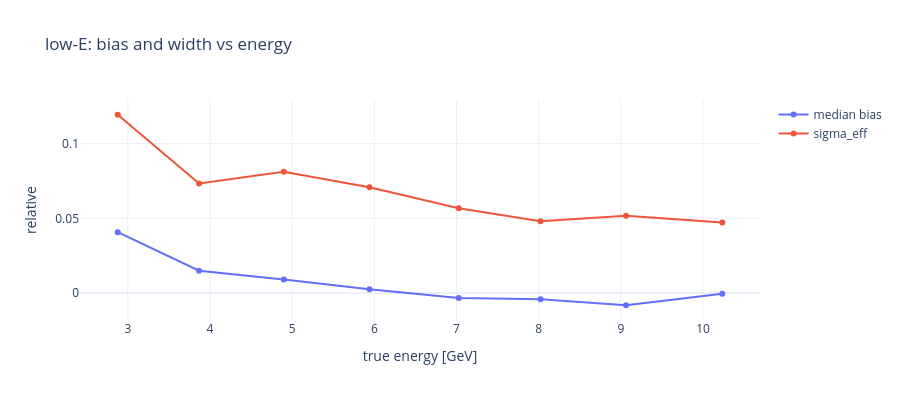
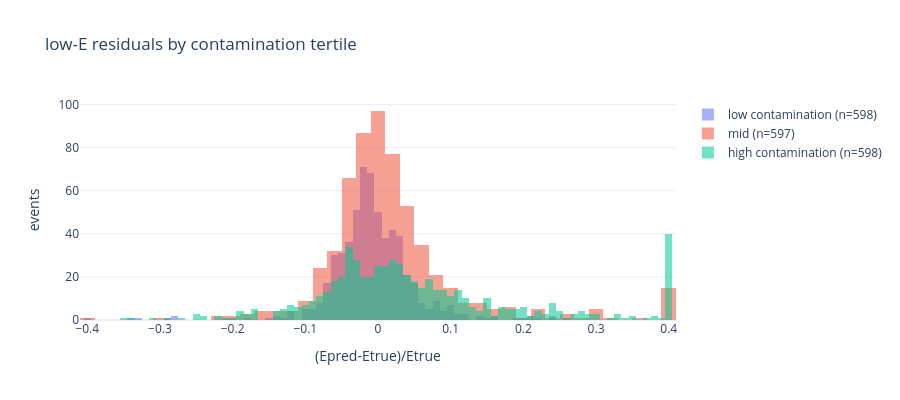

Notebook code for these charts, in order:
### Markdown cell above
Bias structure at low E: median residual vs energy (is the width actually a bias ladder?) and the residual distribution shape per contamination tertile.

### Code cell
fig = go.Figure()
ebins = np.linspace(te[lo].min(), 10.7, 9)
ctr, med, w68 = [], [], []
for i in range(8):
    mm = lo & (te >= ebins[i]) & (te < ebins[i+1])
    if mm.sum() < 80: continue
    ctr.append(float(np.median(te[mm])))
    med.append(float(np.median(r[mm])))
    w68.append(resolution(pe[mm], te[mm])['sigma_eff'])
fig.add_scatter(x=ctr, y=med, mode='lines+markers', name='median bias')
fig.add_scatter(x=ctr, y=w68, mode='lines+markers', name='sigma_eff')
fig.update_layout(height=400, title='low-E: bias and width vs energy',
                  xaxis_title='true energy [GeV]', yaxis_title='relative')
fig.write_html(REPO / 'reports' / 'figures' / 'interactive' / 'ifig9_lowE_bias.html', include_plotlyjs='cdn')
fig.show()
cont = axes['contamination']
qs = np.quantile(cont[lo], [1/3, 2/3])
fig2 = go.Figure()
for gsel, lab in [(cont < qs[0], 'low contamination'), ((cont >= qs[0]) & (cont < qs[1]), 'mid'), (cont >= qs[1], 'high contamination')]:
    mm = lo & gsel
    fig2.add_histogram(x=np.clip(r[mm], -0.4, 0.4), nbinsx=80, name=f'{lab} (n={mm.sum()})', opacity=0.55)
fig2.update_layout(barmode='overlay', height=400, title='low-E residuals by contamination tertile',
                   xaxis_title='(Epred-Etrue)/Etrue', yaxis_title='events')
fig2.write_html(REPO / 'reports' / 'figures' / 'interactive' / 'ifig10_lowE_contamination.html', include_plotlyjs='cdn')
fig2.show()

### Figure 1 — Plotly figure (JSON) as saved in the notebook; plotly's stock layout.template omitted (floating-point values rounded to 4 significant figures)
{"data": [{"mode": "lines+markers", "name": "median bias", "type": "scatter", "x": [2.877, 3.867, 4.898, 5.94, 7.027, 8.022, 9.063, 10.23], "y": [0.04079, 0.01499, 0.009128, 0.002622, -0.003283, -0.00415, -0.008124, -0.0004208]}, {"mode": "lines+markers", "name": "sigma_eff", "type": "scatter", "x": [2.877, 3.867, 4.898, 5.94, 7.027, 8.022, 9.063, 10.23], "y": [0.1193, 0.0733, 0.0811, 0.0708, 0.0568, 0.048, 0.0518, 0.0472]}], "layout": {"height": 400, "title": {"text": "low-E: bias and width vs energy"}, "xaxis": {"title": {"text": "true energy [GeV]"}}, "yaxis": {"title": {"text": "relative"}}}}

### Figure 2 — Plotly figure (JSON) as saved in the notebook; plotly's stock layout.template omitted (floating-point values rounded to 4 significant figures; data arrays with more than 128 entries replaced by an {"elided": "..."} marker saying what was removed)
{"data": [{"name": "low contamination (n=598)", "nbinsx": 80, "opacity": 0.55, "type": "histogram", "x": {"elided": "598 float values"}}, {"name": "mid (n=597)", "nbinsx": 80, "opacity": 0.55, "type": "histogram", "x": {"elided": "597 float values"}}, {"name": "high contamination (n=598)", "nbinsx": 80, "opacity": 0.55, "type": "histogram", "x": {"elided": "598 float values"}}], "layout": {"barmode": "overlay", "height": 400, "title": {"text": "low-E residuals by contamination tertile"}, "xaxis": {"title": {"text": "(Epred-Etrue)/Etrue"}}, "yaxis": {"title": {"text": "events"}}}}
